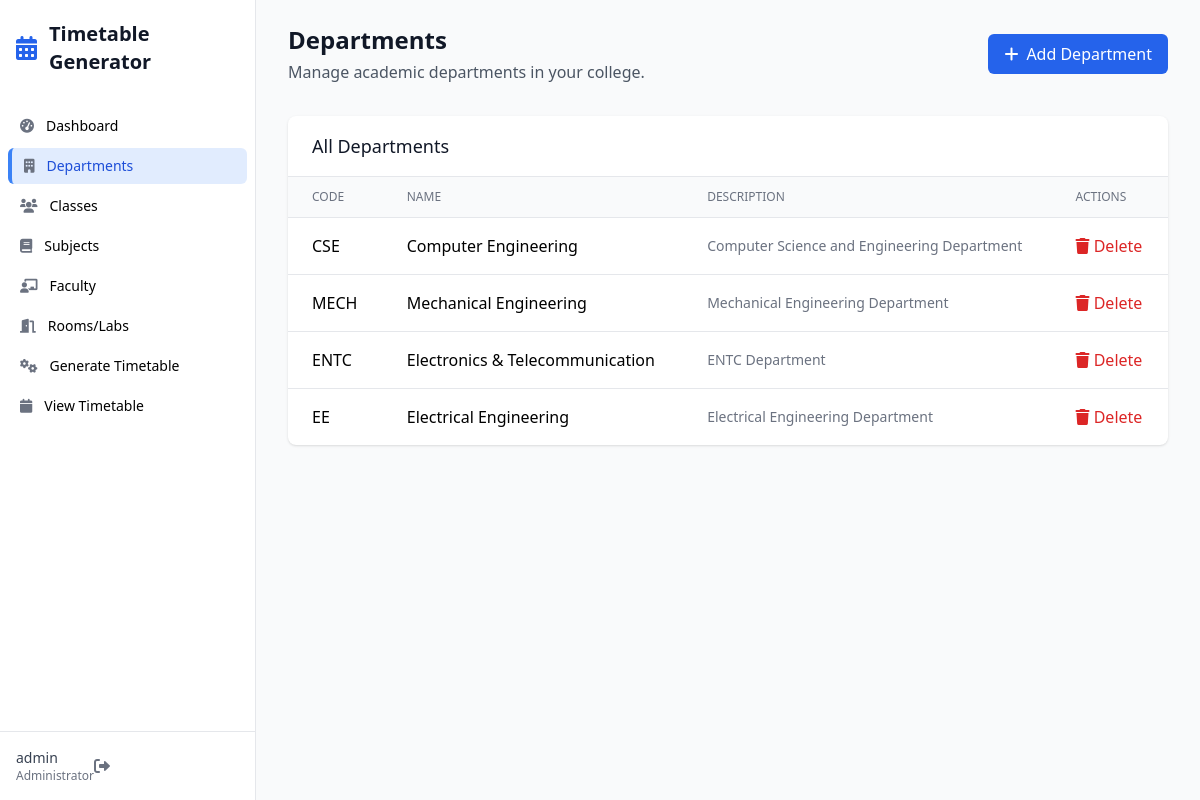
Screenshot of /departments (signed in) with the database file from the repository.
### app.py (models this page shows, shortened)
class User(UserMixin, db.Model):
    id = db.Column(db.Integer, primary_key=True)
    username = db.Column(db.String(80), unique=True, nullable=False)
    email = db.Column(db.String(120), unique=True, nullable=False)
    password_hash = db.Column(db.String(200))
    is_admin = db.Column(db.Boolean, default=False)
    created_at = db.Column(db.DateTime, default=datetime.utcnow)

class Department(db.Model):
    id = db.Column(db.Integer, primary_key=True)
    code = db.Column(db.String(10), unique=True, nullable=False)
    name = db.Column(db.String(100), nullable=False)
    description = db.Column(db.Text)
    created_at = db.Column(db.DateTime, default=datetime.utcnow)
    classes = db.relationship('Class', backref='department', lazy=True)
    faculty = db.relationship('Faculty', backref='department', lazy=True)

### app.py (the view)
@app.route('/departments')
@login_required
def manage_departments():
    departments = Department.query.all()
    return render_template('departments.html', departments=departments)

### app.py (called while the page is built)
@login_manager.user_loader
def load_user(user_id):
    return db.session.get(User, int(user_id))

### templates/departments.html (shortened to what this page needs)
{% extends "base.html" %}
{% block content %}
<div class="mb-8 flex justify-between items-center">
    <div>
        <h2 class="text-2xl font-bold text-gray-900">Departments</h2>
        <p class="mt-1 text-gray-600">Manage academic departments in your college.</p>
    </div>
    <button onclick="toggleAddForm()" class="px-4 py-2 bg-primary-600 text-white rounded-md hover:bg-primary-700">
        <i class="fas fa-plus mr-2"></i>Add Department
    </button>
</div>
<div class="bg-white rounded-lg shadow overflow-hidden">
    <div class="px-6 py-4 border-b border-gray-200">
        <h3 class="text-lg font-medium text-gray-900">All Departments</h3>
    </div>
    {% if departments %}
    <div class="overflow-x-auto">
        <table class="min-w-full divide-y divide-gray-200">
            <thead class="bg-gray-50">
                <tr>
                    <th class="px-6 py-3 text-left text-xs font-medium text-gray-500 uppercase">Code</th>
                    <th class="px-6 py-3 text-left text-xs font-medium text-gray-500 uppercase">Name</th>
                    <th class="px-6 py-3 text-left text-xs font-medium text-gray-500 uppercase">Description</th>
                    <th class="px-6 py-3 text-left text-xs font-medium text-gray-500 uppercase">Actions</th>
                </tr>
            </thead>
            <tbody class="divide-y divide-gray-200">
                {% for dept in departments %}
                <tr>
                    <td class="px-6 py-4">
                        <span class="font-medium">{{ dept.code }}</span>
                    </td>
                    <td class="px-6 py-4">
                        <div class="font-medium">{{ dept.name }}</div>
                    </td>
                    <td class="px-6 py-4">
                        <div class="text-sm text-gray-500">{{ dept.description or '—' }}</div>
                    </td>
                    <td class="px-6 py-4">
                        <a href="{{ url_for('delete_department', id=dept.id) }}"
                           onclick="return confirmDelete('Delete department {{ dept.name }}?')"
                           class="text-red-600 hover:text-red-900">
                            <i class="fas fa-trash"></i> Delete
                        </a>
                    </td>
                </tr>
                {% endfor %}
            </tbody>
        </table>
    </div>
    {% else %}
    <div class="p-6 text-center text-gray-500">
        No departments found. Add your first department!
    </div>
    {% endif %}
</div>
{% endblock %}

### templates/base.html (shortened to what this page needs)
<!DOCTYPE html>
<html lang="en" class="h-full bg-gray-50">
<head>
    <script src="https://cdn.tailwindcss.com"></script>
    <link href="https://cdnjs.cloudflare.com/ajax/libs/font-awesome/6.0.0/css/all.min.css" rel="stylesheet">
</head>
<body class="h-full">
    {% if current_user.is_authenticated %}
    <div class="min-h-full">
        <div class="hidden lg:fixed lg:inset-y-0 lg:flex lg:w-64 lg:flex-col">
            <div class="flex min-h-0 flex-1 flex-col border-r border-gray-200 bg-white">
                <div class="flex flex-1 flex-col overflow-y-auto pt-5 pb-4">
                    <div class="flex flex-shrink-0 items-center px-4">
                        <i class="fas fa-calendar-alt text-primary-600 text-2xl mr-3"></i>
                        <h1 class="text-xl font-bold text-gray-900">Timetable Generator</h1>
                    </div>
                    <nav class="mt-8 flex-1 space-y-1 px-2">
                        <a href="{{ url_for('dashboard') }}" class="sidebar-link group flex items-center px-3 py-2 text-sm font-medium rounded-md {% if request.endpoint == 'dashboard' %}active{% endif %}">
                            <i class="fas fa-tachometer-alt text-gray-500 mr-3 flex-shrink-0"></i>
                            Dashboard
                        </a>
                        <a href="{{ url_for('manage_departments') }}" class="sidebar-link group flex items-center px-3 py-2 text-sm font-medium rounded-md {% if request.endpoint == 'manage_departments' %}active{% endif %}">
                            <i class="fas fa-building text-gray-500 mr-3 flex-shrink-0"></i>
                            Departments
                        </a>
                        <a href="{{ url_for('manage_classes') }}" class="sidebar-link group flex items-center px-3 py-2 text-sm font-medium rounded-md {% if request.endpoint == 'manage_classes' %}active{% endif %}">
                            <i class="fas fa-users text-gray-500 mr-3 flex-shrink-0"></i>
                            Classes
                        </a>
                        <a href="{{ url_for('manage_subjects') }}" class="sidebar-link group flex items-center px-3 py-2 text-sm font-medium rounded-md {% if request.endpoint == 'manage_subjects' %}active{% endif %}">
                            <i class="fas fa-book text-gray-500 mr-3 flex-shrink-0"></i>
                            Subjects
                        </a>
                        <a href="{{ url_for('manage_faculty') }}" class="sidebar-link group flex items-center px-3 py-2 text-sm font-medium rounded-md {% if request.endpoint == 'manage_faculty' %}active{% endif %}">
                            <i class="fas fa-chalkboard-teacher text-gray-500 mr-3 flex-shrink-0"></i>
                            Faculty
                        </a>
                        <a href="{{ url_for('manage_rooms') }}" class="sidebar-link group flex items-center px-3 py-2 text-sm font-medium rounded-md {% if request.endpoint == 'manage_rooms' %}active{% endif %}">
                            <i class="fas fa-door-open text-gray-500 mr-3 flex-shrink-0"></i>
                            Rooms/Labs
                        </a>
                        <a href="{{ url_for('generate_timetable') }}" class="sidebar-link group flex items-center px-3 py-2 text-sm font-medium rounded-md {% if request.endpoint == 'generate_timetable' %}active{% endif %}">
                            <i class="fas fa-cogs text-gray-500 mr-3 flex-shrink-0"></i>
                            Generate Timetable
                        </a>
                        <a href="{{ url_for('view_timetable') }}" class="sidebar-link group flex items-center px-3 py-2 text-sm font-medium rounded-md {% if request.endpoint == 'view_timetable' %}active{% endif %}">
                            <i class="fas fa-calendar text-gray-500 mr-3 flex-shrink-0"></i>
                            View Timetable
                        </a>
                    </nav>
                </div>
                <div class="flex flex-shrink-0 border-t border-gray-200 p-4">
                    <div class="flex items-center">
                        <div>
                            <p class="text-sm font-medium text-gray-700">{{ current_user.username }}</p>
                            <p class="text-xs text-gray-500">Administrator</p>
                        </div>
                        <a href="{{ url_for('logout') }}" class="ml-auto">
                            <i class="fas fa-sign-out-alt text-gray-500 hover:text-red-500"></i>
                        </a>
                    </div>
                </div>
            </div>
        </div>
        <div class="lg:pl-64">
            <div class="flex flex-col">
                <main class="flex-1">
                    <div class="py-6">
                        <div class="mx-auto max-w-7xl px-4 sm:px-6 lg:px-8">
                            {% block content %}{% endblock %}
                        </div>
                    </div>
                </main>
            </div>
        </div>
    </div>
    {% else %}
        {% block auth_content %}{% endblock %}
    {% endif %}
</body>
</html>

### templates/base.html (style rules this page uses)
.sidebar-link.active { background-color: rgba(59, 130, 246, 0.15); border-left: 4px solid #3b82f6; color: #1d4ed8; }

### rows the page displays
User: username "admin"
Department: code "CSE", name "Computer Engineering", description "Computer Science and Engineering Department"
Department: code "MECH", name "Mechanical Engineering", description "Mechanical Engineering Department"
Department: code "ENTC", name "Electronics & Telecommunication", description "ENTC Department"
Department: code "EE", name "Electrical Engineering", description "Electrical Engineering Department"
